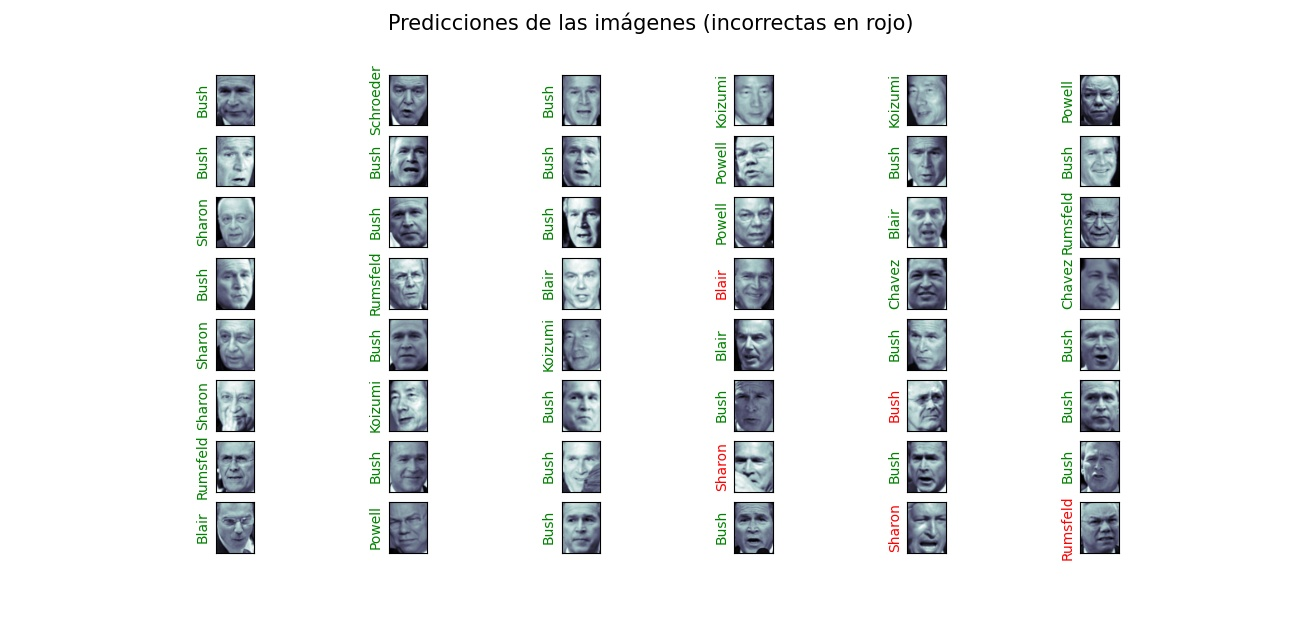

This chart was generated by the following Python code:

from sklearn.datasets import fetch_lfw_people
import matplotlib.pyplot as plt
from sklearn.svm import SVC
from sklearn.decomposition import PCA as RandomizedPCA 
from sklearn.pipeline import make_pipeline 
from sklearn.model_selection import GridSearchCV
from sklearn import metrics

faces = fetch_lfw_people(min_faces_per_person=60)
print(faces.target_names)

print(faces.images.shape) # (1348 imágenes, 62px altura, 47px anchura)


pca = RandomizedPCA(n_components=150, whiten=True, random_state=42)
#150 componentes de las 2914 disponibles
svc = SVC(kernel="rbf", class_weight="balanced")
#kernel="rbf", ya que es más interesante para las imágenes obtener rasgos circulares que los clasifique.
#class_weight="balanced", para que el clasificador pondere los rasgos que son más importantes.
model = make_pipeline(pca, svc) #encadenar instrucciones una tras otra

#Validación del modelo:
from sklearn.model_selection import train_test_split

Xtrain, Xtest, Ytrain, Ytest = train_test_split(faces.data, faces.target, random_state=42)
#Buscamos el mejor modelo:
param_grid = {
    "svc__C":[0.1, 1, 5, 10, 50],
    "svc__gamma":[0.0001, 0.0005, 0.001, 0.005, 0.01] #Valor gamma de la función radial
}
grid = GridSearchCV(model, param_grid)
grid.fit(Xtrain, Ytrain) 

classifier = grid.best_estimator_
yfit = classifier.predict(Xtest)

fig, ax = plt.subplots(8,6, figsize=(16,9))

for i, ax_i in enumerate(ax.flat):
    ax_i.imshow(Xtest[i].reshape(62,47), cmap="bone")
    ax_i.set(Xticks=[], yticks=[])
    ax_i.set_ylabel(faces.target_names[yfit[i]].split()[-1],
    color = "green" if yfit[i]==Ytest[i] else "red")

fig.suptitle("Predicciones de las imágenes (incorrectas en rojo)", size=15)
plt.show()

accuracy = metrics.accuracy_score(Ytest, yfit)

print(accuracy) # Precisión 0.8486646884272997
